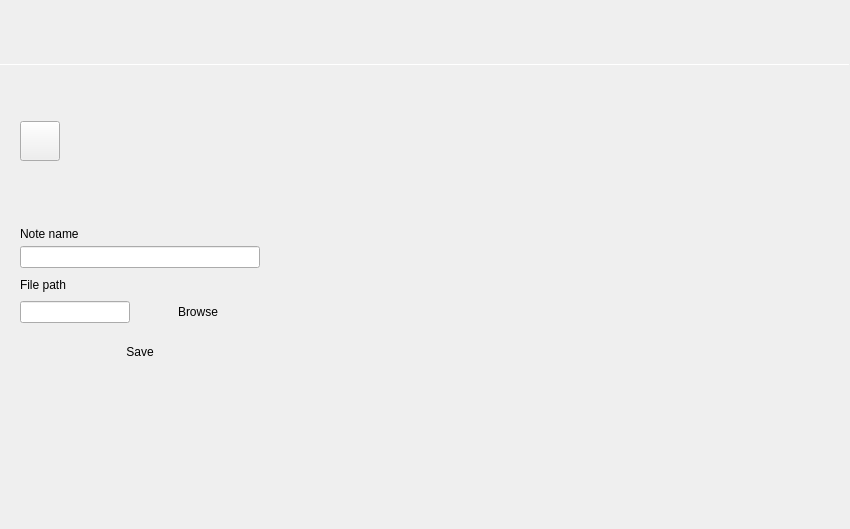
<?xml version="1.0" encoding="UTF-8"?>
<ui version="4.0">
 <class>UserNotes</class>
 <widget class="QWidget" name="UserNotes">
  <property name="geometry">
   <rect>
    <x>0</x>
    <y>0</y>
    <width>850</width>
    <height>529</height>
   </rect>
  </property>
  <property name="windowTitle">
   <string>Form</string>
  </property>
  <property name="styleSheet">
   <string notr="true"/>
  </property>
  <layout class="QGridLayout" name="gridLayout">
   <property name="leftMargin">
    <number>0</number>
   </property>
   <property name="topMargin">
    <number>0</number>
   </property>
   <property name="rightMargin">
    <number>0</number>
   </property>
   <property name="bottomMargin">
    <number>0</number>
   </property>
   <item row="3" column="0" colspan="2">
    <widget class="adiscope::StackedHomepage" name="stackedWidget">
     <property name="currentIndex">
      <number>0</number>
     </property>
     <widget class="QWidget" name="addNote">
      <layout class="QGridLayout" name="gridLayout_2">
       <property name="leftMargin">
        <number>20</number>
       </property>
       <property name="topMargin">
        <number>10</number>
       </property>
       <property name="rightMargin">
        <number>0</number>
       </property>
       <property name="bottomMargin">
        <number>0</number>
       </property>
       <property name="verticalSpacing">
        <number>10</number>
       </property>
       <item row="2" column="0">
        <widget class="QPushButton" name="saveBtn">
         <property name="minimumSize">
          <size>
           <width>240</width>
           <height>30</height>
          </size>
         </property>
         <property name="maximumSize">
          <size>
           <width>120</width>
           <height>30</height>
          </size>
         </property>
         <property name="styleSheet">
          <string notr="true">QPushButton {
  	border: 0px;
}</string>
         </property>
         <property name="text">
          <string>Save</string>
         </property>
         <property name="blue_button" stdset="0">
          <bool>true</bool>
         </property>
        </widget>
       </item>
       <item row="0" column="0">
        <layout class="QVBoxLayout" name="verticalLayout_2">
         <property name="spacing">
          <number>5</number>
         </property>
         <property name="topMargin">
          <number>0</number>
         </property>
         <item>
          <widget class="QLabel" name="label">
           <property name="sizePolicy">
            <sizepolicy hsizetype="Fixed" vsizetype="Fixed">
             <horstretch>0</horstretch>
             <verstretch>0</verstretch>
            </sizepolicy>
           </property>
           <property name="text">
            <string>Note name</string>
           </property>
          </widget>
         </item>
         <item>
          <widget class="QLineEdit" name="nameLineEdit">
           <property name="sizePolicy">
            <sizepolicy hsizetype="Fixed" vsizetype="Fixed">
             <horstretch>0</horstretch>
             <verstretch>0</verstretch>
            </sizepolicy>
           </property>
           <property name="minimumSize">
            <size>
             <width>240</width>
             <height>0</height>
            </size>
           </property>
           <property name="maximumSize">
            <size>
             <width>240</width>
             <height>16777215</height>
            </size>
           </property>
          </widget>
         </item>
        </layout>
       </item>
       <item row="6" column="0">
        <spacer name="verticalSpacer">
         <property name="orientation">
          <enum>Qt::Vertical</enum>
         </property>
         <property name="sizeHint" stdset="0">
          <size>
           <width>0</width>
           <height>0</height>
          </size>
         </property>
        </spacer>
       </item>
       <item row="1" column="0">
        <layout class="QVBoxLayout" name="verticalLayout_3" stretch="0,0">
         <property name="spacing">
          <number>5</number>
         </property>
         <property name="topMargin">
          <number>0</number>
         </property>
         <property name="bottomMargin">
          <number>0</number>
         </property>
         <item>
          <layout class="QHBoxLayout" name="horizontalLayout_3">
           <property name="topMargin">
            <number>0</number>
           </property>
           <item>
            <widget class="QLabel" name="label_2">
             <property name="text">
              <string>File path</string>
             </property>
            </widget>
           </item>
           <item>
            <widget class="QLabel" name="pathWarning">
             <property name="text">
              <string/>
             </property>
             <property name="wordWrap">
              <bool>true</bool>
             </property>
            </widget>
           </item>
          </layout>
         </item>
         <item>
          <layout class="QHBoxLayout" name="horizontalLayout_4">
           <property name="spacing">
            <number>8</number>
           </property>
           <property name="topMargin">
            <number>0</number>
           </property>
           <item>
            <widget class="QLineEdit" name="pathLineEdit">
             <property name="sizePolicy">
              <sizepolicy hsizetype="Fixed" vsizetype="Fixed">
               <horstretch>0</horstretch>
               <verstretch>0</verstretch>
              </sizepolicy>
             </property>
             <property name="minimumSize">
              <size>
               <width>110</width>
               <height>0</height>
              </size>
             </property>
             <property name="maximumSize">
              <size>
               <width>110</width>
               <height>16777215</height>
              </size>
             </property>
             <property name="styleSheet">
              <string notr="true">QLineEdit {
	border-color: grey;
	color: grey;
}

QLineEdit[invalid=true] {
	border-color: red;
	color: red;
}
</string>
             </property>
             <property name="invalid" stdset="0">
              <bool>false</bool>
             </property>
            </widget>
           </item>
           <item>
            <widget class="QPushButton" name="browseBtn">
             <property name="sizePolicy">
              <sizepolicy hsizetype="Fixed" vsizetype="Fixed">
               <horstretch>0</horstretch>
               <verstretch>0</verstretch>
              </sizepolicy>
             </property>
             <property name="minimumSize">
              <size>
               <width>120</width>
               <height>30</height>
              </size>
             </property>
             <property name="maximumSize">
              <size>
               <width>120</width>
               <height>30</height>
              </size>
             </property>
             <property name="styleSheet">
              <string notr="true">QPushButton {
  	border: 0px;
}</string>
             </property>
             <property name="text">
              <string>Browse</string>
             </property>
             <property name="checkable">
              <bool>false</bool>
             </property>
             <property name="blue_button" stdset="0">
              <bool>true</bool>
             </property>
            </widget>
           </item>
          </layout>
         </item>
        </layout>
       </item>
       <item row="0" column="1" rowspan="7">
        <spacer name="horizontalSpacer_3">
         <property name="orientation">
          <enum>Qt::Horizontal</enum>
         </property>
         <property name="sizeHint" stdset="0">
          <size>
           <width>40</width>
           <height>20</height>
          </size>
         </property>
        </spacer>
       </item>
      </layout>
     </widget>
    </widget>
   </item>
   <item row="0" column="0" colspan="2">
    <widget class="QWidget" name="widget" native="true">
     <property name="sizePolicy">
      <sizepolicy hsizetype="Preferred" vsizetype="Fixed">
       <horstretch>0</horstretch>
       <verstretch>0</verstretch>
      </sizepolicy>
     </property>
     <property name="minimumSize">
      <size>
       <width>0</width>
       <height>65</height>
      </size>
     </property>
     <property name="maximumSize">
      <size>
       <width>16777215</width>
       <height>65</height>
      </size>
     </property>
     <property name="styleSheet">
      <string notr="true"/>
     </property>
     <layout class="QVBoxLayout" name="verticalLayout_5">
      <property name="spacing">
       <number>0</number>
      </property>
      <property name="leftMargin">
       <number>0</number>
      </property>
      <property name="topMargin">
       <number>0</number>
      </property>
      <property name="rightMargin">
       <number>0</number>
      </property>
      <property name="bottomMargin">
       <number>0</number>
      </property>
      <item>
       <spacer name="verticalSpacer_2">
        <property name="orientation">
         <enum>Qt::Vertical</enum>
        </property>
        <property name="sizeHint" stdset="0">
         <size>
          <width>20</width>
          <height>40</height>
         </size>
        </property>
       </spacer>
      </item>
      <item>
       <widget class="Line" name="line">
        <property name="minimumSize">
         <size>
          <width>0</width>
          <height>1</height>
         </size>
        </property>
        <property name="maximumSize">
         <size>
          <width>16777215</width>
          <height>1</height>
         </size>
        </property>
        <property name="frameShadow">
         <enum>QFrame::Sunken</enum>
        </property>
        <property name="orientation">
         <enum>Qt::Horizontal</enum>
        </property>
        <property name="line_separator" stdset="0">
         <bool>true</bool>
        </property>
       </widget>
      </item>
     </layout>
    </widget>
   </item>
   <item row="1" column="0" colspan="2">
    <layout class="QHBoxLayout" name="horizontalLayout_2">
     <property name="spacing">
      <number>0</number>
     </property>
     <property name="topMargin">
      <number>0</number>
     </property>
     <property name="rightMargin">
      <number>0</number>
     </property>
     <item>
      <widget class="QWidget" name="addWidget" native="true">
       <property name="sizePolicy">
        <sizepolicy hsizetype="Preferred" vsizetype="Fixed">
         <horstretch>0</horstretch>
         <verstretch>0</verstretch>
        </sizepolicy>
       </property>
       <property name="minimumSize">
        <size>
         <width>0</width>
         <height>140</height>
        </size>
       </property>
       <property name="maximumSize">
        <size>
         <width>16777215</width>
         <height>140</height>
        </size>
       </property>
       <property name="styleSheet">
        <string notr="true"/>
       </property>
       <property name="selected" stdset="0">
        <bool>false</bool>
       </property>
       <property name="menu_button" stdset="0">
        <bool>true</bool>
       </property>
       <layout class="QVBoxLayout" name="verticalLayout">
        <property name="spacing">
         <number>0</number>
        </property>
        <property name="leftMargin">
         <number>20</number>
        </property>
        <property name="topMargin">
         <number>20</number>
        </property>
        <property name="rightMargin">
         <number>20</number>
        </property>
        <property name="bottomMargin">
         <number>20</number>
        </property>
        <item>
         <widget class="QPushButton" name="addBtn">
          <property name="sizePolicy">
           <sizepolicy hsizetype="Fixed" vsizetype="Fixed">
            <horstretch>0</horstretch>
            <verstretch>0</verstretch>
           </sizepolicy>
          </property>
          <property name="minimumSize">
           <size>
            <width>40</width>
            <height>40</height>
           </size>
          </property>
          <property name="maximumSize">
           <size>
            <width>40</width>
            <height>40</height>
           </size>
          </property>
          <property name="styleSheet">
           <string notr="true">QPushButton {
height: 40px;
width: 40px;
border-width: 0px;
}</string>
          </property>
          <property name="text">
           <string/>
          </property>
          <property name="icon">
           <iconset resource="../resources/resources.qrc">
            <normaloff>:/icons/add.svg</normaloff>:/icons/add.svg</iconset>
          </property>
          <property name="iconSize">
           <size>
            <width>40</width>
            <height>40</height>
           </size>
          </property>
          <property name="checkable">
           <bool>true</bool>
          </property>
          <property name="blue_button" stdset="0">
           <bool>true</bool>
          </property>
         </widget>
        </item>
       </layout>
      </widget>
     </item>
     <item>
      <widget class="adiscope::OscCustomScrollArea" name="scrollArea">
       <property name="sizePolicy">
        <sizepolicy hsizetype="Expanding" vsizetype="Preferred">
         <horstretch>0</horstretch>
         <verstretch>0</verstretch>
        </sizepolicy>
       </property>
       <property name="frameShape">
        <enum>QFrame::NoFrame</enum>
       </property>
       <property name="widgetResizable">
        <bool>true</bool>
       </property>
       <widget class="QWidget" name="scrollAreaWidgetContents">
        <property name="geometry">
         <rect>
          <x>0</x>
          <y>0</y>
          <width>768</width>
          <height>140</height>
         </rect>
        </property>
        <layout class="QHBoxLayout" name="notesList">
         <property name="leftMargin">
          <number>0</number>
         </property>
         <property name="topMargin">
          <number>0</number>
         </property>
         <property name="rightMargin">
          <number>0</number>
         </property>
         <property name="bottomMargin">
          <number>0</number>
         </property>
         <item>
          <spacer name="horizontalSpacer_2">
           <property name="orientation">
            <enum>Qt::Horizontal</enum>
           </property>
           <property name="sizeHint" stdset="0">
            <size>
             <width>40</width>
             <height>20</height>
            </size>
           </property>
          </spacer>
         </item>
        </layout>
       </widget>
      </widget>
     </item>
    </layout>
   </item>
  </layout>
 </widget>
 <customwidgets>
  <customwidget>
   <class>adiscope::OscCustomScrollArea</class>
   <extends>QScrollArea</extends>
   <header>gui/osc_custom_scroll.h</header>
   <container>1</container>
  </customwidget>
  <customwidget>
   <class>adiscope::StackedHomepage</class>
   <extends>QStackedWidget</extends>
   <header>gui/stacked_homepage.h</header>
   <container>1</container>
  </customwidget>
 </customwidgets>
 <resources>
  <include location="../resources/resources.qrc"/>
  <include location="../resources/resources.qrc"/>
 </resources>
 <connections/>
</ui>
